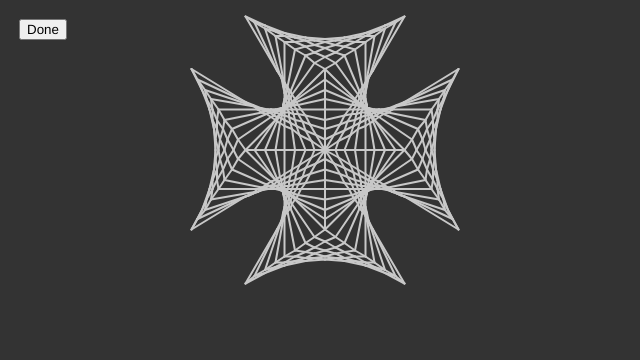
Frame 1 (no input)
Frame 60 (no input): identical to frame 1, image omitted
Frame 120 (the mouse pressed at the canvas centre since frame 60): identical to frame 1, image omitted

The p5.js sketch that drew this single still picture (run headless with seeded random() and noise() and a simulated clock; from frame 60 on, the mouse is pressed at the canvas centre):

// p5.js sketch
// ── sketch.js
var mesh = [[100, 100, 106, 90], [130, 50, 128, 52], [106, 90, 110, 83], [120, 67, 119, 68], [127, 55, 125, 58], [119, 68, 118, 70], [116, 73, 118, 70], [153, 11, 132, 47], [128, 52, 127, 55], [120, 66, 122, 63], [113, 77, 116, 73], [130, 50, 132, 47], [125, 58, 123, 61], [120, 66, 120, 67], [123, 61, 122, 63], [110, 83, 113, 77], [107, 100, 109, 94], [127, 57, 125, 60], [124, 63, 123, 65], [121, 69, 121, 70], [122, 68, 121, 69], [129, 52, 128, 55], [109, 94, 113, 87], [118, 76, 119, 73], [128, 55, 127, 57], [125, 60, 124, 63], [129, 52, 132, 47], [119, 73, 121, 70], [115, 81, 118, 76], [113, 87, 115, 81], [122, 68, 123, 65], [147, 15, 132, 47], [121, 76, 122, 73], [128, 57, 127, 60], [130, 50, 129, 52], [128, 57, 129, 52], [126, 62, 127, 60], [117, 90, 119, 84], [123, 70, 123, 71], [113, 100, 117, 90], [119, 84, 120, 80], [123, 70, 124, 69], [140, 19, 130, 50], [124, 67, 124, 69], [120, 80, 121, 76], [122, 73, 123, 71], [126, 62, 125, 65], [124, 67, 125, 65], [125, 71, 125, 70], [122, 86, 123, 82], [126, 67, 126, 64], [120, 100, 122, 86], [124, 78, 124, 75], [125, 70, 125, 69], [124, 75, 125, 73], [127, 62, 128, 57], [125, 71, 125, 73], [128, 57, 128, 55], [128, 52, 128, 55], [126, 67, 125, 69], [128, 52, 133, 24], [127, 62, 126, 64], [123, 82, 124, 78], [127, 77, 127, 75], [127, 73, 127, 72], [127, 66, 127, 62], [127, 71, 127, 72], [127, 84, 127, 80], [127, 28, 127, 55], [127, 75, 127, 73], [127, 80, 127, 77], [127, 62, 127, 60], [127, 66, 127, 68], [127, 60, 127, 57], [127, 71, 127, 68], [127, 100, 127, 84], [127, 57, 127, 55], [126, 62, 125, 60], [128, 73, 128, 72], [129, 79, 129, 77], [125, 58, 125, 60], [128, 75, 128, 73], [130, 82, 129, 79], [125, 58, 120, 33], [129, 77, 128, 75], [126, 64, 126, 62], [127, 66, 126, 64], [128, 70, 127, 66], [133, 100, 130, 82], [128, 70, 128, 71], [128, 72, 128, 71], [128, 70, 127, 68], [127, 68, 126, 67], [126, 67, 125, 65], [125, 65, 124, 63], [131, 78, 130, 76], [140, 100, 132, 81], [128, 72, 128, 70], [132, 81, 131, 78], [130, 76, 129, 74], [124, 63, 123, 61], [129, 74, 129, 73], [129, 73, 128, 72], [123, 61, 113, 37], [132, 78, 131, 76], [147, 100, 133, 80], [127, 71, 125, 69], [128, 72, 127, 72], [128, 73, 129, 74], [124, 67, 123, 65], [133, 80, 132, 78], [123, 65, 122, 63], [125, 69, 124, 67], [129, 74, 131, 76], [122, 63, 107, 42], [153, 100, 133, 80], [100, 46, 120, 66], [130, 76, 128, 75], [123, 70, 122, 68], [120, 66, 122, 68], [128, 75, 127, 73], [127, 73, 125, 71], [125, 71, 123, 70], [132, 78, 130, 76], [189, 46, 153, 68], [147, 71, 145, 73], [139, 76, 142, 75], [127, 84, 130, 82], [127, 84, 122, 86], [136, 78, 139, 76], [150, 70, 147, 71], [133, 80, 136, 78], [117, 90, 109, 94], [122, 86, 117, 90], [132, 81, 133, 80], [145, 73, 142, 75], [153, 68, 150, 70], [130, 82, 132, 81], [109, 94, 100, 100], [145, 72, 142, 73], [148, 70, 145, 72], [142, 73, 140, 74], [113, 87, 106, 90], [140, 74, 137, 75], [185, 53, 153, 68], [106, 90, 100, 93], [134, 77, 137, 75], [123, 82, 119, 84], [131, 78, 132, 78], [132, 78, 134, 77], [123, 82, 127, 80], [129, 79, 131, 78], [153, 68, 148, 70], [127, 80, 129, 79], [119, 84, 113, 87], [115, 81, 110, 83], [130, 76, 131, 76], [110, 83, 100, 86], [131, 76, 133, 75], [129, 77, 130, 76], [180, 60, 150, 70], [138, 74, 135, 75], [135, 75, 133, 75], [120, 80, 124, 78], [150, 70, 148, 70], [124, 78, 127, 77], [127, 77, 129, 77], [120, 80, 115, 81], [143, 72, 140, 73], [148, 70, 143, 72], [140, 73, 138, 74], [129, 74, 128, 75], [127, 75, 128, 75], [118, 76, 113, 77], [113, 77, 100, 80], [118, 76, 121, 76], [133, 74, 131, 74], [138, 73, 136, 73], [131, 74, 129, 74], [143, 72, 138, 73], [124, 75, 127, 75], [121, 76, 124, 75], [147, 71, 145, 72], [176, 66, 147, 71], [143, 72, 145, 72], [136, 73, 133, 74], [142, 73, 140, 73], [142, 73, 145, 73], [128, 73, 127, 73], [138, 73, 140, 73], [116, 73, 119, 73], [119, 73, 122, 73], [129, 73, 128, 73], [122, 73, 125, 73], [125, 73, 127, 73], [171, 73, 145, 73], [133, 73, 131, 73], [131, 73, 129, 73], [116, 73, 100, 73], [138, 73, 133, 73], [142, 75, 167, 80], [118, 70, 100, 66], [133, 73, 136, 73], [138, 74, 136, 73], [129, 72, 128, 72], [127, 72, 125, 71], [123, 71, 121, 70], [138, 74, 140, 74], [121, 70, 118, 70], [142, 75, 140, 74], [125, 71, 123, 71], [133, 73, 129, 72], [119, 68, 100, 60], [121, 69, 123, 70], [139, 76, 162, 86], [127, 71, 125, 70], [125, 70, 123, 70], [137, 75, 139, 76], [121, 69, 119, 68], [129, 72, 131, 73], [133, 74, 135, 75], [137, 75, 135, 75], [128, 71, 127, 71], [133, 74, 131, 73], [124, 69, 122, 68], [120, 67, 100, 53], [125, 70, 124, 69], [136, 78, 158, 93], [136, 78, 134, 77], [120, 67, 122, 68], [134, 77, 133, 75], [133, 75, 131, 74], [129, 73, 131, 74], [78, 113, 83, 110], [64, 121, 61, 123], [61, 123, 58, 125], [73, 116, 78, 113], [11, 153, 47, 131], [64, 121, 67, 120], [58, 125, 55, 126], [67, 120, 68, 119], [50, 130, 53, 128], [68, 119, 70, 118], [47, 131, 50, 130], [91, 105, 83, 110], [70, 118, 73, 116], [100, 100, 91, 105], [53, 128, 55, 126], [94, 109, 100, 106], [87, 112, 81, 115], [77, 117, 81, 115], [71, 120, 73, 119], [69, 121, 68, 121], [15, 146, 47, 131], [63, 124, 60, 125], [73, 119, 77, 117], [47, 131, 52, 129], [55, 128, 58, 126], [52, 129, 55, 128], [68, 121, 66, 123], [69, 121, 71, 120], [94, 109, 87, 112], [60, 125, 58, 126], [66, 123, 63, 124], [76, 121, 80, 120], [50, 130, 52, 129], [73, 122, 76, 121], [90, 116, 85, 118], [85, 118, 80, 120], [100, 113, 90, 116], [20, 140, 50, 130], [52, 129, 57, 127], [67, 124, 65, 125], [70, 123, 67, 124], [60, 126, 62, 126], [57, 127, 60, 126], [65, 125, 62, 126], [71, 123, 70, 123], [71, 123, 73, 122], [69, 125, 71, 125], [73, 124, 76, 124], [67, 126, 69, 125], [76, 124, 79, 123], [64, 126, 67, 126], [57, 127, 55, 128], [24, 133, 53, 128], [62, 126, 64, 126], [82, 123, 79, 123], [57, 127, 62, 126], [73, 124, 72, 125], [100, 120, 87, 122], [53, 128, 55, 128], [87, 122, 82, 123], [72, 125, 71, 125], [62, 126, 67, 126], [72, 126, 73, 126], [58, 126, 60, 126], [71, 126, 72, 126], [67, 126, 69, 126], [69, 126, 71, 126], [58, 126, 55, 126], [55, 126, 29, 126], [75, 126, 73, 126], [81, 126, 84, 126], [100, 126, 84, 126], [75, 126, 78, 126], [78, 126, 81, 126], [67, 126, 71, 127], [72, 128, 73, 128], [82, 130, 100, 133], [60, 125, 62, 126], [71, 127, 72, 127], [75, 128, 77, 128], [58, 125, 33, 120], [79, 129, 82, 130], [60, 125, 58, 125], [77, 128, 79, 129], [73, 128, 75, 128], [72, 127, 72, 128], [61, 123, 38, 113], [61, 123, 63, 124], [73, 128, 75, 129], [79, 131, 81, 132], [71, 127, 69, 126], [81, 132, 100, 140], [79, 131, 77, 130], [63, 124, 65, 125], [71, 127, 72, 128], [75, 129, 77, 130], [67, 126, 65, 125], [73, 128, 72, 127], [71, 126, 71, 127], [80, 133, 100, 146], [67, 124, 69, 125], [80, 133, 78, 131], [64, 121, 66, 123], [75, 129, 76, 130], [42, 106, 64, 121], [71, 126, 69, 125], [76, 130, 78, 131], [66, 123, 67, 124], [77, 130, 78, 131], [47, 100, 67, 120], [73, 126, 75, 128], [67, 120, 68, 121], [75, 128, 77, 130], [72, 125, 73, 126], [100, 153, 80, 133], [70, 123, 72, 125], [68, 121, 70, 123], [72, 147, 73, 144], [94, 109, 90, 116], [78, 136, 80, 133], [68, 153, 70, 150], [81, 132, 82, 130], [80, 133, 81, 132], [47, 189, 68, 153], [82, 130, 84, 126], [75, 141, 77, 139], [72, 147, 70, 150], [90, 116, 87, 122], [84, 126, 87, 122], [100, 100, 94, 109], [73, 144, 75, 141], [77, 139, 78, 136], [72, 145, 73, 142], [87, 112, 91, 105], [82, 123, 81, 126], [78, 131, 79, 131], [71, 147, 72, 145], [76, 137, 77, 134], [78, 131, 77, 134], [79, 129, 81, 126], [93, 100, 91, 105], [85, 118, 82, 123], [53, 184, 68, 153], [79, 131, 79, 129], [73, 142, 75, 139], [71, 147, 68, 153], [87, 112, 85, 118], [76, 137, 75, 139], [74, 137, 75, 135], [76, 132, 76, 130], [74, 137, 73, 140], [72, 142, 73, 140], [81, 115, 83, 110], [80, 120, 81, 115], [60, 180, 70, 150], [77, 130, 76, 130], [76, 132, 75, 135], [87, 100, 83, 110], [71, 147, 70, 150], [72, 142, 71, 147], [77, 130, 77, 128], [80, 120, 79, 123], [79, 123, 78, 126], [78, 126, 77, 128], [72, 142, 72, 145], [73, 138, 74, 135], [72, 147, 72, 145], [77, 117, 76, 121], [76, 121, 76, 124], [75, 128, 75, 126], [73, 138, 72, 142], [74, 133, 74, 135], [67, 175, 72, 147], [76, 124, 75, 126], [74, 133, 75, 130], [80, 100, 78, 113], [75, 129, 75, 130], [78, 113, 77, 117], [75, 128, 75, 129], [73, 142, 73, 144], [73, 129, 73, 128], [73, 133, 73, 138], [73, 119, 73, 122], [73, 122, 73, 124], [73, 129, 73, 131], [73, 126, 73, 128], [73, 126, 73, 124], [73, 171, 73, 144], [73, 116, 73, 119], [73, 140, 73, 142], [73, 100, 73, 116], [73, 138, 73, 140], [73, 133, 73, 131], [72, 127, 72, 126], [73, 133, 74, 135], [72, 125, 72, 126], [80, 167, 75, 141], [72, 125, 71, 123], [75, 139, 75, 141], [70, 118, 71, 120], [71, 120, 71, 123], [67, 100, 70, 118], [74, 137, 75, 139], [72, 129, 72, 128], [74, 135, 74, 137], [72, 129, 73, 133], [73, 131, 74, 133], [74, 133, 75, 135], [77, 139, 87, 162], [68, 119, 60, 100], [68, 119, 69, 121], [72, 129, 73, 131], [71, 125, 71, 126], [77, 139, 76, 137], [70, 123, 69, 121], [70, 123, 71, 125], [75, 135, 76, 137], [93, 158, 78, 136], [72, 126, 71, 125], [77, 134, 78, 136], [76, 132, 77, 134], [53, 100, 67, 120], [75, 130, 76, 132], [73, 129, 75, 130], [127, 28, 120, 33], [140, 19, 133, 24], [140, 19, 147, 15], [120, 33, 113, 37], [153, 11, 147, 15], [127, 28, 133, 24], [100, 46, 107, 42], [113, 37, 107, 42], [80, 28, 87, 31], [47, 11, 60, 17], [100, 38, 107, 42], [73, 24, 80, 28], [73, 24, 67, 21], [60, 17, 67, 21], [93, 35, 100, 38], [87, 31, 93, 35], [113, 37, 107, 35], [100, 32, 107, 35], [73, 22, 60, 17], [93, 30, 100, 32], [80, 25, 87, 27], [87, 27, 93, 30], [60, 17, 53, 15], [73, 22, 80, 25], [113, 31, 120, 33], [100, 28, 93, 27], [100, 28, 107, 30], [87, 25, 73, 22], [113, 31, 107, 30], [87, 25, 93, 27], [73, 22, 67, 21], [67, 21, 60, 19], [127, 28, 120, 28], [87, 25, 80, 25], [73, 24, 80, 25], [113, 27, 107, 27], [113, 27, 120, 28], [100, 26, 107, 27], [73, 24, 67, 24], [100, 26, 87, 25], [127, 24, 120, 25], [113, 25, 120, 25], [93, 27, 87, 27], [127, 24, 133, 24], [100, 26, 93, 27], [73, 28, 80, 28], [87, 27, 80, 28], [113, 25, 100, 26], [113, 25, 107, 27], [107, 27, 100, 28], [140, 19, 133, 21], [87, 31, 80, 33], [127, 22, 133, 21], [100, 28, 93, 30], [87, 31, 93, 30], [127, 22, 113, 25], [113, 27, 107, 30], [87, 37, 93, 35], [107, 30, 100, 32], [140, 17, 147, 15], [127, 22, 120, 25], [120, 25, 113, 27], [100, 32, 93, 35], [140, 17, 127, 22], [153, 11, 140, 17], [100, 38, 93, 42], [113, 31, 107, 35], [127, 24, 120, 28], [140, 17, 133, 21], [120, 28, 113, 31], [133, 21, 127, 24], [107, 35, 100, 38], [73, 28, 80, 33], [60, 19, 67, 24], [73, 28, 67, 24], [80, 33, 87, 37], [87, 37, 93, 42], [53, 15, 60, 19], [93, 42, 100, 46], [47, 11, 53, 15], [33, 80, 29, 73], [29, 73, 24, 66], [11, 46, 15, 53], [20, 60, 15, 53], [24, 66, 20, 60], [38, 86, 33, 80], [42, 93, 47, 100], [42, 93, 38, 86], [11, 153, 15, 146], [38, 113, 33, 120], [15, 146, 20, 140], [42, 106, 47, 100], [42, 106, 38, 113], [24, 133, 29, 126], [20, 140, 24, 133], [33, 120, 29, 126], [67, 100, 73, 100], [93, 100, 87, 100], [53, 100, 60, 100], [100, 100, 93, 100], [47, 100, 53, 100], [73, 100, 80, 100], [60, 100, 67, 100], [80, 100, 87, 100], [100, 93, 100, 86], [100, 66, 100, 73], [100, 53, 100, 60], [100, 46, 100, 53], [100, 73, 100, 80], [100, 60, 100, 66], [100, 100, 100, 93], [100, 80, 100, 86], [47, 68, 50, 70], [64, 78, 67, 80], [50, 70, 53, 71], [100, 100, 91, 94], [58, 75, 61, 76], [73, 84, 78, 86], [78, 86, 83, 90], [70, 82, 73, 84], [61, 76, 64, 78], [47, 68, 11, 46], [55, 73, 58, 75], [68, 81, 70, 82], [68, 81, 67, 80], [91, 94, 83, 90], [53, 71, 55, 73], [63, 75, 66, 77], [47, 68, 52, 70], [55, 72, 58, 73], [68, 78, 69, 78], [58, 73, 60, 74], [60, 74, 63, 75], [69, 78, 71, 79], [66, 77, 68, 78], [73, 80, 77, 82], [87, 87, 94, 90], [47, 68, 15, 53], [87, 87, 81, 84], [94, 90, 100, 93], [77, 82, 81, 84], [71, 79, 73, 80], [52, 70, 55, 72], [85, 81, 90, 83], [80, 80, 85, 81], [67, 75, 70, 76], [73, 77, 76, 78], [80, 80, 76, 78], [50, 70, 20, 60], [50, 70, 52, 70], [57, 72, 60, 73], [62, 74, 65, 75], [57, 72, 52, 70], [90, 83, 100, 86], [70, 76, 71, 77], [65, 75, 67, 75], [60, 73, 62, 74], [71, 77, 73, 77], [55, 72, 57, 72], [82, 76, 79, 76], [76, 75, 79, 76], [69, 74, 71, 74], [53, 71, 24, 66], [100, 80, 87, 77], [82, 76, 87, 77], [62, 73, 64, 73], [72, 75, 71, 74], [62, 73, 57, 72], [53, 71, 55, 72], [67, 74, 69, 74], [67, 74, 64, 73], [72, 75, 73, 75], [76, 75, 73, 75], [78, 73, 81, 73], [71, 73, 69, 73], [55, 73, 58, 73], [58, 73, 60, 73], [67, 73, 69, 73], [84, 73, 81, 73], [67, 73, 62, 73], [73, 73, 72, 73], [72, 73, 71, 73], [62, 73, 60, 73], [73, 73, 75, 73], [55, 73, 29, 73], [78, 73, 75, 73], [84, 73, 100, 73], [79, 70, 82, 70], [71, 72, 67, 73], [100, 66, 82, 70], [67, 73, 64, 73], [64, 73, 62, 74], [75, 71, 73, 72], [58, 75, 33, 80], [72, 72, 73, 72], [71, 72, 72, 72], [75, 71, 77, 71], [79, 70, 77, 71], [60, 74, 62, 74], [58, 75, 60, 74], [81, 68, 100, 60], [69, 73, 67, 74], [71, 72, 69, 73], [65, 75, 67, 74], [63, 75, 65, 75], [72, 72, 72, 71], [77, 70, 79, 69], [81, 68, 79, 69], [75, 70, 73, 71], [63, 75, 61, 76], [61, 76, 38, 86], [73, 71, 72, 71], [77, 70, 75, 70], [67, 75, 69, 74], [42, 93, 64, 78], [73, 71, 73, 72], [71, 73, 69, 74], [66, 77, 64, 78], [67, 75, 66, 77], [71, 73, 72, 72], [78, 68, 80, 67], [100, 53, 80, 67], [78, 68, 76, 69], [75, 70, 76, 69], [75, 71, 73, 73], [73, 73, 72, 75], [100, 46, 80, 66], [80, 66, 78, 68], [78, 68, 77, 70], [77, 70, 75, 71], [70, 76, 68, 78], [72, 75, 70, 76], [68, 78, 67, 80], [47, 100, 67, 80], [94, 90, 90, 83], [47, 11, 68, 47], [78, 63, 80, 66], [81, 68, 82, 70], [87, 77, 90, 83], [77, 61, 78, 63], [80, 67, 81, 68], [82, 70, 84, 73], [80, 66, 80, 67], [100, 100, 94, 90], [75, 58, 73, 55], [70, 50, 72, 52], [72, 52, 73, 55], [68, 47, 70, 50], [75, 58, 77, 61], [84, 73, 87, 77], [82, 76, 85, 81], [79, 69, 79, 70], [87, 87, 85, 81], [79, 70, 81, 73], [81, 73, 82, 76], [91, 94, 87, 87], [91, 94, 93, 100], [78, 68, 79, 69], [68, 47, 71, 52], [77, 65, 78, 68], [73, 57, 75, 60], [68, 47, 53, 15], [75, 60, 76, 63], [71, 52, 72, 55], [72, 55, 73, 57], [76, 63, 77, 65], [75, 65, 76, 67], [74, 62, 75, 65], [72, 57, 73, 60], [60, 19, 70, 50], [71, 52, 70, 50], [77, 70, 77, 71], [81, 84, 80, 80], [78, 73, 79, 76], [79, 76, 80, 80], [71, 52, 72, 57], [83, 90, 81, 84], [83, 90, 87, 100], [76, 67, 76, 69], [77, 71, 78, 73], [73, 60, 74, 62], [76, 69, 77, 70], [74, 64, 74, 67], [75, 70, 75, 71], [73, 62, 74, 64], [72, 52, 67, 24], [72, 57, 73, 62], [75, 69, 75, 70], [78, 86, 80, 100], [77, 82, 78, 86], [76, 75, 76, 78], [76, 78, 77, 82], [72, 52, 72, 55], [75, 71, 75, 73], [74, 67, 75, 69], [72, 57, 72, 55], [75, 73, 76, 75], [73, 57, 73, 55], [73, 72, 73, 73], [73, 62, 73, 66], [73, 28, 73, 55], [73, 77, 73, 80], [73, 80, 73, 84], [73, 68, 73, 71], [73, 73, 73, 75], [73, 66, 73, 68], [73, 57, 73, 60], [73, 62, 73, 60], [73, 75, 73, 77], [73, 100, 73, 84], [75, 58, 75, 60], [72, 73, 72, 75], [74, 62, 75, 60], [72, 72, 72, 73], [71, 79, 70, 82], [70, 82, 67, 100], [71, 77, 71, 79], [73, 66, 72, 70], [73, 66, 74, 64], [72, 70, 72, 71], [80, 33, 75, 58], [74, 62, 74, 64], [71, 77, 72, 75], [87, 37, 77, 61], [74, 67, 73, 68], [72, 70, 72, 72], [60, 100, 68, 81], [71, 73, 71, 74], [69, 78, 70, 76], [77, 61, 76, 63], [76, 63, 75, 65], [72, 70, 73, 68], [74, 67, 75, 65], [69, 78, 68, 81], [71, 74, 70, 76], [93, 42, 78, 63], [53, 100, 67, 80], [76, 67, 75, 69], [76, 67, 77, 65], [73, 71, 75, 69], [78, 63, 77, 65], [71, 74, 72, 73], [21, 66, 25, 73], [18, 60, 21, 66], [35, 93, 32, 86], [11, 46, 18, 60], [32, 86, 28, 80], [39, 100, 35, 93], [28, 80, 25, 73], [42, 106, 39, 100], [30, 93, 33, 100], [18, 60, 23, 73], [35, 106, 33, 100], [25, 80, 28, 86], [38, 113, 35, 106], [23, 73, 25, 80], [28, 86, 30, 93], [15, 53, 18, 60], [23, 73, 26, 86], [23, 73, 21, 66], [27, 93, 29, 100], [26, 86, 27, 93], [30, 106, 32, 113], [33, 120, 32, 113], [29, 100, 30, 106], [20, 60, 21, 66], [26, 86, 25, 80], [25, 73, 25, 80], [26, 86, 27, 100], [24, 66, 25, 73], [28, 120, 29, 126], [27, 100, 27, 106], [27, 106, 28, 113], [28, 113, 28, 120], [26, 113, 25, 120], [25, 126, 24, 133], [27, 100, 27, 93], [28, 86, 28, 80], [25, 120, 25, 126], [29, 73, 28, 80], [28, 86, 27, 93], [27, 100, 26, 113], [21, 133, 20, 140], [26, 113, 27, 106], [21, 133, 23, 126], [26, 113, 23, 126], [29, 100, 27, 106], [29, 100, 30, 93], [33, 80, 32, 86], [32, 86, 30, 93], [33, 100, 30, 106], [38, 86, 35, 93], [28, 113, 30, 106], [23, 126, 18, 140], [15, 146, 18, 140], [35, 93, 33, 100], [28, 113, 25, 120], [23, 126, 25, 120], [35, 106, 39, 100], [25, 126, 28, 120], [32, 113, 35, 106], [21, 133, 25, 126], [42, 93, 39, 100], [32, 113, 28, 120], [18, 140, 21, 133], [11, 153, 18, 140], [189, 46, 185, 53], [158, 93, 162, 86], [180, 60, 176, 66], [162, 86, 167, 80], [171, 73, 167, 80], [185, 53, 180, 60], [176, 66, 171, 73], [153, 100, 158, 93], [168, 113, 172, 120], [182, 140, 179, 133], [172, 120, 175, 126], [165, 106, 168, 113], [161, 100, 165, 106], [189, 153, 182, 140], [179, 133, 175, 126], [158, 93, 161, 100], [175, 120, 172, 113], [177, 126, 175, 120], [170, 106, 167, 100], [162, 86, 165, 93], [172, 113, 170, 106], [165, 93, 167, 100], [185, 146, 182, 140], [182, 140, 177, 126], [173, 106, 171, 100], [180, 140, 179, 133], [177, 126, 179, 133], [168, 86, 167, 80], [171, 100, 170, 93], [174, 113, 173, 106], [170, 93, 168, 86], [177, 126, 174, 113], [173, 100, 173, 93], [172, 80, 171, 73], [174, 113, 175, 120], [175, 126, 175, 120], [174, 113, 173, 100], [173, 93, 172, 86], [176, 133, 175, 126], [172, 86, 172, 80], [175, 73, 176, 66], [175, 80, 174, 86], [173, 100, 174, 86], [172, 113, 173, 106], [173, 100, 173, 106], [175, 80, 175, 73], [172, 113, 172, 120], [171, 126, 172, 120], [171, 100, 173, 93], [168, 113, 170, 106], [167, 120, 168, 113], [174, 86, 173, 93], [179, 66, 180, 60], [179, 66, 177, 73], [174, 86, 177, 73], [171, 100, 170, 106], [167, 100, 165, 106], [177, 73, 175, 80], [167, 100, 170, 93], [172, 86, 170, 93], [162, 113, 165, 106], [185, 53, 182, 60], [175, 80, 172, 86], [182, 60, 177, 73], [189, 46, 182, 60], [165, 93, 168, 86], [175, 73, 172, 80], [172, 80, 168, 86], [179, 66, 175, 73], [161, 100, 165, 93], [161, 100, 158, 106], [182, 60, 179, 66], [167, 120, 171, 126], [162, 113, 167, 120], [153, 100, 158, 106], [189, 153, 185, 146], [176, 133, 180, 140], [180, 140, 185, 146], [158, 106, 162, 113], [171, 126, 176, 133], [147, 184, 140, 180], [113, 162, 107, 158], [127, 171, 120, 167], [140, 180, 133, 175], [107, 158, 100, 153], [133, 175, 127, 171], [120, 167, 113, 162], [153, 189, 147, 184], [80, 167, 73, 171], [80, 167, 87, 162], [93, 158, 87, 162], [93, 158, 100, 153], [67, 175, 60, 180], [53, 184, 60, 180], [53, 184, 47, 189], [67, 175, 73, 171], [100, 113, 100, 120], [100, 126, 100, 133], [100, 153, 100, 146], [100, 146, 100, 140], [100, 140, 100, 133], [100, 100, 100, 106], [100, 106, 100, 113], [100, 120, 100, 126], [147, 100, 140, 100], [153, 100, 147, 100], [140, 100, 133, 100], [113, 100, 107, 100], [133, 100, 127, 100], [107, 100, 100, 100], [120, 100, 113, 100], [127, 100, 120, 100], [120, 133, 119, 132], [153, 189, 132, 153], [128, 147, 127, 144], [125, 141, 123, 139], [122, 136, 120, 133], [113, 122, 110, 116], [100, 100, 106, 109], [119, 132, 118, 130], [118, 130, 116, 126], [123, 139, 122, 136], [127, 144, 125, 141], [130, 150, 128, 147], [132, 153, 130, 150], [116, 126, 113, 122], [110, 116, 106, 109], [132, 153, 147, 184], [121, 129, 121, 131], [129, 147, 128, 145], [122, 131, 121, 131], [109, 105, 107, 100], [121, 129, 119, 126], [123, 134, 122, 131], [128, 145, 127, 142], [124, 137, 123, 134], [118, 123, 115, 118], [132, 153, 129, 147], [125, 139, 124, 137], [127, 142, 125, 139], [113, 112, 109, 105], [119, 126, 118, 123], [115, 118, 113, 112], [122, 126, 123, 128], [120, 120, 119, 115], [126, 137, 125, 135], [125, 135, 124, 132], [119, 115, 117, 110], [117, 110, 113, 100], [140, 180, 130, 150], [123, 128, 123, 130], [124, 130, 123, 130], [124, 132, 124, 130], [122, 126, 121, 123], [128, 142, 127, 140], [129, 147, 130, 150], [127, 140, 126, 137], [129, 147, 128, 142], [121, 123, 120, 120], [128, 147, 133, 175], [128, 147, 128, 145], [125, 130, 125, 129], [125, 129, 125, 128], [124, 124, 124, 121], [128, 142, 127, 138], [126, 135, 126, 133], [128, 142, 128, 145], [123, 117, 122, 113], [126, 133, 125, 130], [124, 124, 125, 126], [125, 126, 125, 128], [127, 138, 126, 135], [124, 121, 123, 117], [122, 113, 120, 100], [127, 138, 127, 140], [127, 138, 127, 133], [127, 129, 127, 128], [127, 119, 127, 116], [127, 142, 127, 144], [127, 144, 127, 171], [127, 128, 127, 126], [127, 122, 127, 124], [127, 142, 127, 140], [127, 122, 127, 119], [127, 124, 127, 126], [127, 131, 127, 129], [127, 133, 127, 131], [127, 100, 127, 116], [128, 129, 128, 128], [126, 137, 126, 135], [129, 123, 128, 125], [127, 133, 126, 135], [128, 128, 128, 127], [126, 137, 125, 139], [125, 141, 125, 139], [128, 127, 128, 126], [129, 120, 129, 123], [125, 141, 120, 167], [129, 120, 130, 118], [130, 118, 133, 100], [127, 133, 128, 129], [128, 125, 128, 126], [126, 133, 125, 135], [124, 137, 125, 135], [128, 129, 127, 131], [130, 123, 129, 125], [126, 133, 127, 131], [132, 119, 140, 100], [132, 119, 131, 121], [113, 162, 123, 139], [128, 127, 129, 127], [129, 126, 129, 125], [129, 127, 129, 126], [131, 121, 130, 123], [124, 137, 123, 139], [133, 120, 147, 100], [133, 120, 132, 121], [122, 136, 123, 134], [124, 132, 123, 134], [132, 121, 131, 123], [127, 128, 128, 127], [129, 125, 128, 126], [122, 136, 107, 158], [124, 132, 125, 130], [127, 129, 125, 130], [131, 123, 129, 125], [120, 133, 122, 131], [132, 121, 130, 123], [122, 131, 123, 130], [100, 153, 120, 133], [123, 130, 125, 128], [130, 123, 128, 125], [133, 120, 153, 100], [128, 125, 127, 126], [127, 126, 125, 128], [136, 121, 133, 120], [109, 105, 100, 100], [117, 110, 109, 105], [132, 119, 130, 118], [133, 120, 132, 119], [130, 118, 127, 116], [127, 116, 122, 113], [150, 130, 147, 128], [142, 125, 139, 123], [153, 131, 189, 153], [145, 126, 142, 125], [147, 128, 145, 126], [153, 131, 150, 130], [139, 123, 136, 121], [122, 113, 117, 110], [137, 124, 134, 123], [134, 123, 132, 121], [127, 119, 123, 117], [153, 131, 148, 129], [148, 129, 145, 128], [153, 131, 185, 146], [140, 125, 137, 124], [106, 109, 100, 106], [113, 112, 106, 109], [119, 115, 113, 112], [129, 120, 127, 119], [123, 117, 119, 115], [145, 128, 142, 126], [132, 121, 131, 121], [142, 126, 140, 125], [131, 121, 129, 120], [135, 125, 133, 124], [140, 126, 138, 126], [138, 126, 135, 125], [150, 130, 148, 129], [120, 120, 115, 118], [124, 121, 120, 120], [143, 127, 140, 126], [129, 123, 127, 122], [133, 124, 131, 123], [110, 116, 100, 113], [150, 130, 180, 140], [130, 123, 129, 123], [131, 123, 130, 123], [115, 118, 110, 116], [127, 122, 124, 121], [143, 127, 148, 129], [138, 126, 136, 126], [138, 126, 143, 127], [129, 125, 128, 125], [121, 123, 118, 123], [128, 125, 127, 124], [147, 128, 145, 128], [127, 124, 124, 124], [113, 122, 100, 120], [147, 128, 176, 133], [124, 124, 121, 123], [118, 123, 113, 122], [145, 128, 143, 127], [133, 126, 136, 126], [133, 126, 131, 125], [131, 125, 129, 125], [127, 126, 125, 126], [125, 126, 122, 126], [145, 126, 171, 126], [128, 126, 129, 126], [133, 126, 138, 126], [145, 126, 142, 126], [128, 126, 127, 126], [122, 126, 119, 126], [142, 126, 140, 126], [116, 126, 100, 126], [129, 126, 131, 126], [133, 126, 131, 126], [119, 126, 116, 126], [129, 127, 133, 126], [142, 125, 140, 125], [128, 128, 127, 128], [140, 125, 138, 126], [125, 128, 127, 128], [123, 128, 121, 129], [121, 129, 118, 130], [125, 128, 123, 128], [142, 125, 167, 120], [118, 130, 100, 133], [135, 125, 133, 126], [123, 130, 121, 131], [121, 131, 119, 132], [123, 130, 125, 129], [125, 129, 127, 128], [129, 127, 131, 126], [139, 123, 137, 124], [119, 132, 100, 140], [139, 123, 162, 113], [137, 124, 135, 125], [128, 128, 129, 127], [133, 124, 131, 125], [129, 126, 131, 125], [100, 146, 120, 133], [134, 123, 133, 124], [125, 129, 124, 130], [136, 121, 158, 106], [136, 121, 134, 123], [122, 131, 124, 130], [140, 182, 133, 178], [113, 168, 120, 171], [133, 178, 127, 175], [127, 175, 120, 171], [153, 189, 140, 182], [107, 165, 100, 161], [100, 161, 93, 158], [113, 168, 107, 165], [100, 167, 107, 169], [113, 172, 107, 169], [140, 182, 147, 184], [127, 177, 120, 174], [100, 167, 93, 165], [93, 165, 87, 162], [113, 172, 120, 174], [127, 177, 140, 182], [140, 180, 133, 178], [87, 168, 80, 167], [113, 174, 127, 177], [87, 168, 93, 169], [100, 171, 93, 169], [127, 177, 133, 178], [113, 174, 107, 172], [100, 171, 107, 172], [87, 172, 80, 171], [113, 174, 120, 174], [100, 173, 93, 172], [73, 171, 80, 171], [87, 172, 93, 172], [120, 174, 127, 175], [100, 173, 113, 174], [127, 175, 133, 175], [120, 171, 127, 171], [113, 172, 120, 171], [87, 174, 100, 173], [100, 173, 107, 172], [87, 174, 80, 174], [73, 175, 67, 175], [73, 175, 80, 174], [107, 172, 113, 172], [93, 172, 100, 171], [87, 174, 93, 172], [107, 169, 113, 168], [100, 171, 107, 169], [60, 180, 67, 178], [73, 177, 87, 174], [113, 168, 120, 167], [73, 177, 67, 178], [107, 165, 113, 162], [87, 172, 93, 169], [100, 167, 107, 165], [80, 174, 87, 172], [73, 177, 80, 174], [60, 182, 73, 177], [60, 182, 53, 184], [93, 169, 100, 167], [100, 161, 107, 158], [47, 189, 60, 182], [60, 182, 67, 178], [100, 161, 93, 165], [87, 168, 93, 165], [80, 171, 87, 168], [73, 175, 80, 171], [67, 178, 73, 175]];
var fixed_nodes = [];

var x_shift = 175;
var y_shift = 0;
var x_scale = 1.5;
var y_scale = 1.5;

// Aatish Bhatia 01/16/2016 (@aatishb)
// Adapted from Dan Shiffman's Nature of Code
// http://natureofcode.com/book/chapter-5-physics-libraries/
// https://github.com/shiffman/The-Nature-of-Code-Examples-p5.js

// Reference to physics world
var physics;

var particles = [];
var springs = [];
var stiffness = 0.2;

var points = [];
var lines = [];
var inputMode = 1;
var setupMode = 0;
var simulationMode = 0;

var button;


function setup() {
  createCanvas(640,360);
  background(51);
  stroke(200);
  strokeWeight(2);
  fill(255,0,0);
  button = createButton('Done');
  button.position(19, 19);
  button.mousePressed(buttonPressed);
  
  print(fixed_nodes);

}

function draw() {
  
  if(inputMode){
    drawMesh();
  }

  if(setupMode){
    button.remove();
    initializePhysics();
    setupMode = 0;
    simulationMode = 1;
  }

  if(simulationMode){
    simulate();
  }

}
  
  
function drawMesh(){
  background(51);
  for(var i = 0; i < mesh.length; i++){

    var x1 = x_scale*mesh[i][0]+x_shift;
    var y1 = y_scale*mesh[i][1]+y_shift;
    var x2 = x_scale*mesh[i][2]+x_shift;
    var y2 = y_scale*mesh[i][3]+y_shift;

    line(x1,y1,x2,y2);
    
    if(abs(mouseX-x1)<5 && abs(mouseY-y1)<5){
      ellipse(x1,y1,10,10);
      var point = [x1,y1];
      if(mouseIsPressed && !fixed_nodes.containsArray(point)){
        fixed_nodes.push(point);
      }
    }
    else if(abs(mouseX-x2)<5 && abs(mouseY-y2)<5){
      ellipse(x2,y2,10,10);
      var point = [x2,y2];
      if(mouseIsPressed && !fixed_nodes.containsArray(point)){
        fixed_nodes.push(point);
      }
    }

  }

  for(var i = 0; i < fixed_nodes.length; i++){
    ellipse(fixed_nodes[i][0],fixed_nodes[i][1],10,10);
  }

}

function buttonPressed() {

  inputMode = 0;
  setupMode = 1;
  
}


function initializePhysics(){
  
    // Initialize the physics
  physics=new VerletPhysics2D();
  physics.addBehavior(new GravityBehavior(new Vec2D(0,0.5)));

  // Set the world's bounding box
  physics.setWorldBounds(new Rect(0,0,width,height));
  
  // Make particles
  for(var i = 0; i<mesh.length; i++){

    var x1 = x_scale*mesh[i][0]+x_shift;
    var y1 = y_scale*mesh[i][1]+y_shift;
    var x2 = x_scale*mesh[i][2]+x_shift;
    var y2 = y_scale*mesh[i][3]+y_shift;

    // Check if particle already exists at that location
    if (points.indexOf(str(x1)+':'+str(y1)) < 0) {
      // If not, create the particle
      particles.push(new Particle(new Vec2D(x1,y1)));
      // Anything we make, we have to add into the physics world
      physics.addParticle(particles.slice(-1)[0]);
      // Index new particles by their location
      points.push(str(x1)+':'+str(y1));
    }

    if (points.indexOf(str(x2)+':'+str(y2)) < 0) {
      particles.push(new Particle(new Vec2D(x2,y2)));
      physics.addParticle(particles.slice(-1)[0]);
      points.push(str(x2)+':'+str(y2));
    }

    var i1 = points.indexOf(str(x1)+':'+str(y1));
    var i2 = points.indexOf(str(x2)+':'+str(y2));

    for(var j = 0; j<fixed_nodes.length; j++){
      if(x1==fixed_nodes[j][0] && y1==fixed_nodes[j][1]){
        particles[i1].lock();
      }
      if(x2==fixed_nodes[j][0] && y2==fixed_nodes[j][1]){
        particles[i2].lock();
      }

    }

    // Make a spring connecting both Particles
    springs.push(new VerletSpring2D(particles[i1],particles[i2],dist(x1,y1,x2,y2),stiffness));
    physics.addSpring(springs.slice(-1)[0]);
    //line(x1,y1,x2,y2);
    lines.push([x1,y1,x2,y2]);
  }

  
}





function simulate(){
  
  // Update the physics world
  physics.update();

  background(51);

  // This next bit draws lines between the particles

  for(var i=0; i<lines.length; i++){

    var x1 = lines[i][0];
    var y1 = lines[i][1];
    var x2 = lines[i][2];
    var y2 = lines[i][3];
    
    var i1 = points.indexOf(str(x1)+':'+str(y1));
    var i2 = points.indexOf(str(x2)+':'+str(y2));

    line(particles[i1].x,particles[i1].y,particles[i2].x,particles[i2].y);
  
  
  }
  
  
}


Array.prototype.containsArray = function(val) {
    var hash = {};
    for(var i=0; i<this.length; i++) {
        hash[this[i]] = i;
    }
    return hash.hasOwnProperty(val);
}
